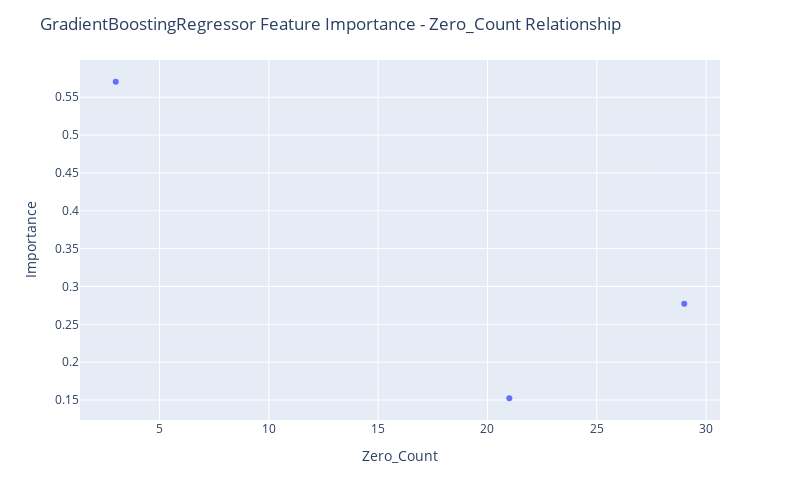

Notebook code for this chart:
### Code cell
fig = px.scatter(df_merged[~df_merged["Feature Name"].str.contains("Output")], x="Zero_Count", y="Importance",
                hover_data=["Feature Name"])

fig.update_layout(
    autosize=False,
    width=800,
    height=500,
    title_text=f"GradientBoostingRegressor Feature Importance - Zero_Count Relationship",
)

fig.show()

### Figure 1 — Plotly figure (JSON) as saved in the notebook; plotly's stock layout.template omitted (floating-point values rounded to 4 significant figures)
{"data": [{"customdata": [["Input_total operational expences"], ["Input_owners’ equity"], ["Input_net profit"]], "hovertemplate": "Zero_Count=%{x}<br>Importance=%{y}<br>Feature Name=%{customdata[0]}<extra></extra>", "legendgroup": "", "marker": {"color": "#636efa", "symbol": "circle"}, "mode": "markers", "name": "", "orientation": "v", "showlegend": false, "type": "scatter", "x": [3, 29, 21], "xaxis": "x", "y": [0.5704, 0.2773, 0.1523], "yaxis": "y"}], "layout": {"autosize": false, "height": 500, "legend": {"tracegroupgap": 0}, "margin": {"t": 60}, "title": {"text": "GradientBoostingRegressor Feature Importance - Zero_Count Relationship"}, "width": 800, "xaxis": {"anchor": "y", "autorange": true, "domain": [0, 1], "range": [1.365, 30.64], "title": {"text": "Zero_Count"}, "type": "linear"}, "yaxis": {"anchor": "x", "autorange": true, "domain": [0, 1], "range": [0.1236, 0.5991], "title": {"text": "Importance"}, "type": "linear"}}}
